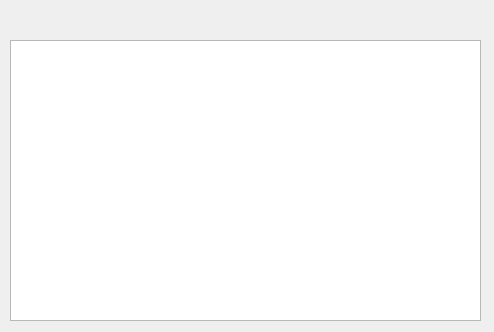
<?xml version="1.0" encoding="UTF-8"?>
<ui version="4.0">
 <class>MyTForm</class>
 <widget class="QWidget" name="MyTForm">
  <property name="geometry">
   <rect>
    <x>0</x>
    <y>0</y>
    <width>494</width>
    <height>332</height>
   </rect>
  </property>
  <property name="windowTitle">
   <string>Form</string>
  </property>
  <widget class="QPlainTextEdit" name="plainTextEdit">
   <property name="geometry">
    <rect>
     <x>10</x>
     <y>40</y>
     <width>471</width>
     <height>281</height>
    </rect>
   </property>
  </widget>
  <action name="actionopen">
   <property name="text">
    <string>打开文件</string>
   </property>
   <property name="menuRole">
    <enum>QAction::NoRole</enum>
   </property>
  </action>
  <action name="actionsetfont">
   <property name="text">
    <string>设置字体</string>
   </property>
   <property name="menuRole">
    <enum>QAction::NoRole</enum>
   </property>
  </action>
  <action name="actioncut">
   <property name="text">
    <string>剪切</string>
   </property>
   <property name="menuRole">
    <enum>QAction::NoRole</enum>
   </property>
  </action>
  <action name="actioncopy">
   <property name="text">
    <string>复制</string>
   </property>
   <property name="menuRole">
    <enum>QAction::NoRole</enum>
   </property>
  </action>
  <action name="actionredo">
   <property name="text">
    <string>重复</string>
   </property>
   <property name="menuRole">
    <enum>QAction::NoRole</enum>
   </property>
  </action>
  <action name="actioncancel">
   <property name="text">
    <string>撤销</string>
   </property>
   <property name="menuRole">
    <enum>QAction::NoRole</enum>
   </property>
  </action>
  <action name="actionclose_widget">
   <property name="text">
    <string>关闭</string>
   </property>
   <property name="menuRole">
    <enum>QAction::NoRole</enum>
   </property>
  </action>
  <action name="actionpaser">
   <property name="text">
    <string>黏贴</string>
   </property>
   <property name="menuRole">
    <enum>QAction::NoRole</enum>
   </property>
  </action>
 </widget>
 <resources/>
 <connections>
  <connection>
   <sender>actioncut</sender>
   <signal>triggered()</signal>
   <receiver>plainTextEdit</receiver>
   <slot>cut()</slot>
   <hints>
    <hint type="sourcelabel">
     <x>-1</x>
     <y>-1</y>
    </hint>
    <hint type="destinationlabel">
     <x>225</x>
     <y>180</y>
    </hint>
   </hints>
  </connection>
  <connection>
   <sender>actioncopy</sender>
   <signal>triggered()</signal>
   <receiver>plainTextEdit</receiver>
   <slot>copy()</slot>
   <hints>
    <hint type="sourcelabel">
     <x>-1</x>
     <y>-1</y>
    </hint>
    <hint type="destinationlabel">
     <x>225</x>
     <y>180</y>
    </hint>
   </hints>
  </connection>
  <connection>
   <sender>actioncancel</sender>
   <signal>triggered()</signal>
   <receiver>plainTextEdit</receiver>
   <slot>undo()</slot>
   <hints>
    <hint type="sourcelabel">
     <x>-1</x>
     <y>-1</y>
    </hint>
    <hint type="destinationlabel">
     <x>225</x>
     <y>180</y>
    </hint>
   </hints>
  </connection>
  <connection>
   <sender>actionpaser</sender>
   <signal>triggered()</signal>
   <receiver>plainTextEdit</receiver>
   <slot>paste()</slot>
   <hints>
    <hint type="sourcelabel">
     <x>-1</x>
     <y>-1</y>
    </hint>
    <hint type="destinationlabel">
     <x>225</x>
     <y>180</y>
    </hint>
   </hints>
  </connection>
  <connection>
   <sender>actionredo</sender>
   <signal>triggered()</signal>
   <receiver>plainTextEdit</receiver>
   <slot>redo()</slot>
   <hints>
    <hint type="sourcelabel">
     <x>-1</x>
     <y>-1</y>
    </hint>
    <hint type="destinationlabel">
     <x>225</x>
     <y>180</y>
    </hint>
   </hints>
  </connection>
  <connection>
   <sender>actionclose_widget</sender>
   <signal>triggered()</signal>
   <receiver>MyTForm</receiver>
   <slot>close()</slot>
   <hints>
    <hint type="sourcelabel">
     <x>-1</x>
     <y>-1</y>
    </hint>
    <hint type="destinationlabel">
     <x>230</x>
     <y>165</y>
    </hint>
   </hints>
  </connection>
 </connections>
</ui>
